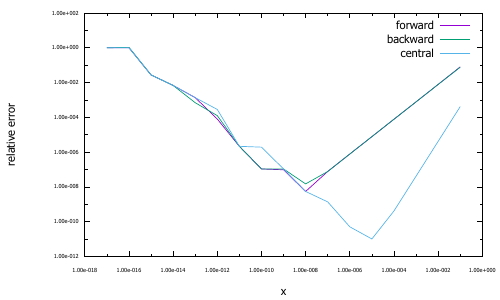

gnuplot code for this plot:
reset
set xlabel 'x'
set ylabel 'relative error'
set log x
set log y
set format x '%.2e'; set xtics font ',7'
set format y '%.2e'; set ytics font ',7'
set terminal pdf
set output 'asgn1_findiff.pdf'
plot 'asgn1_findiff_cppOut.txt' using 1:(abs(($2-$5)/$5)) title 'forward' with line, \
'asgn1_findiff_cppOut.txt' using 1:(abs(($3-$5)/$5)) title 'backward' with line, \
'asgn1_findiff_cppOut.txt' using 1:(abs(($4-$5)/$5)) title 'central' with line
set terminal wxt
set output
exit